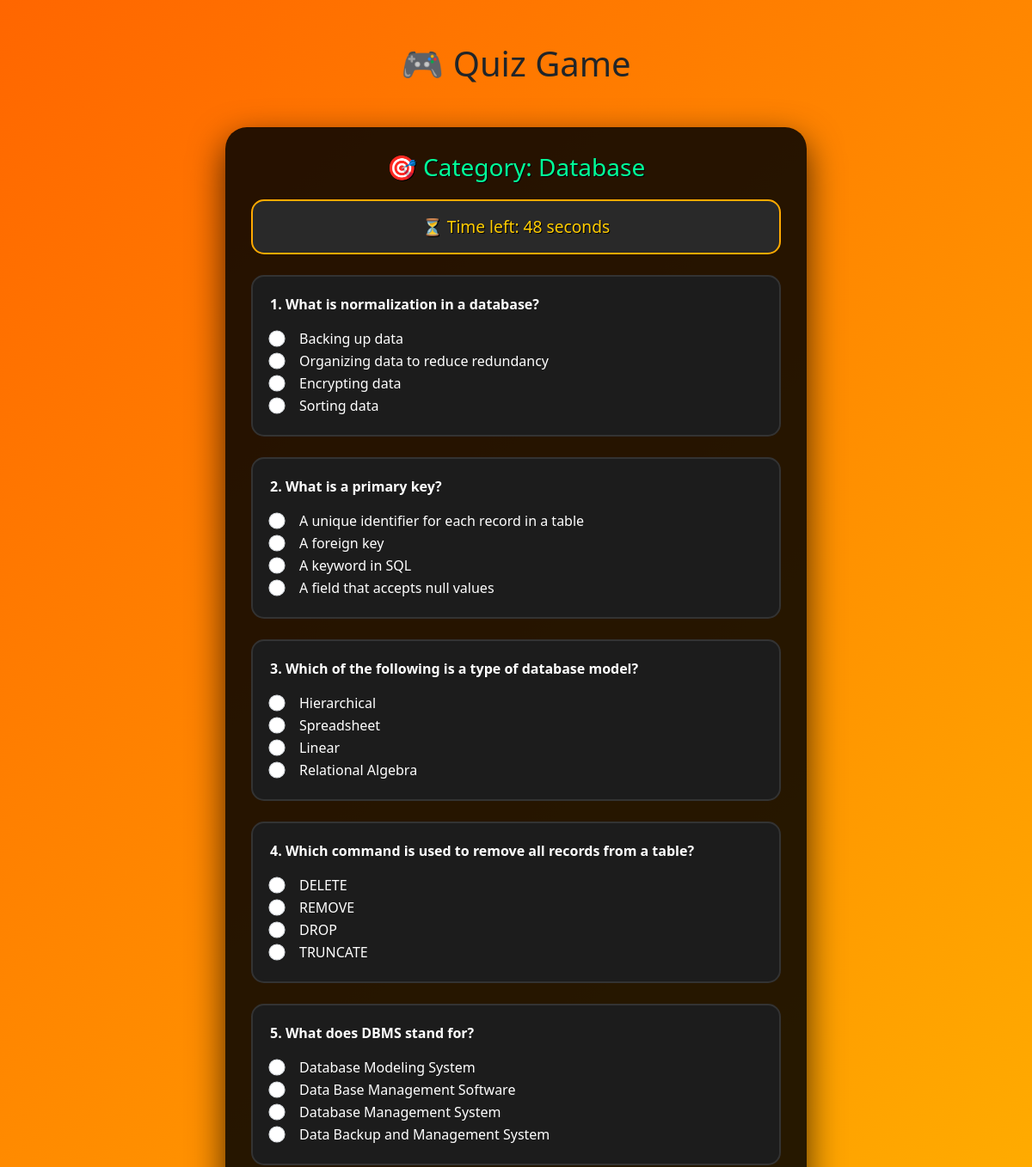
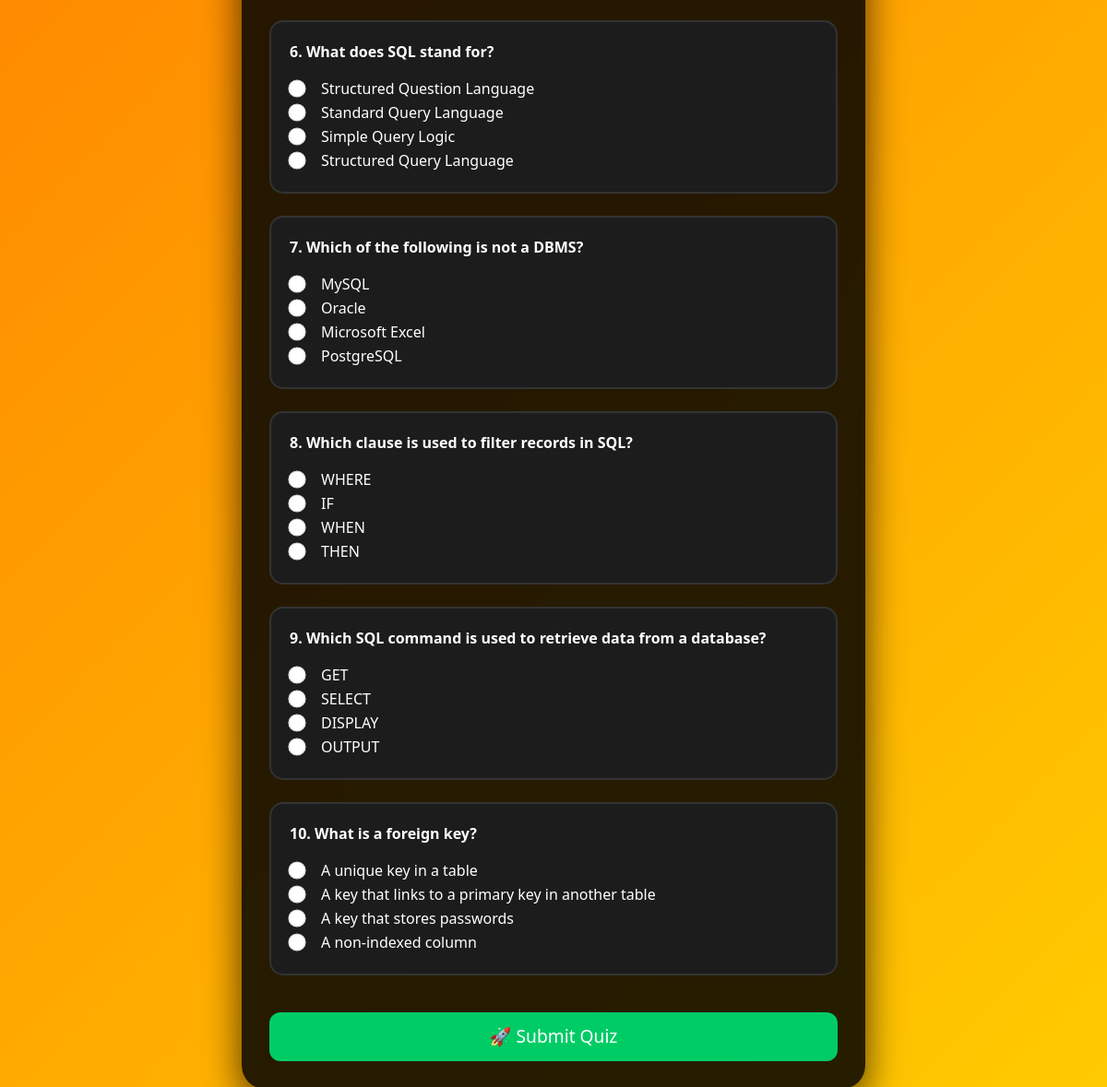
Page /quiz/Database (signed in) on the committed database (2 pictures, top to bottom).
### main.py (models this page shows)
class Question(db.Model):
    id = db.Column(db.Integer, primary_key=True)
    question = db.Column(db.String(255), nullable=False)
    option1 = db.Column(db.String(100), nullable=False)
    option2 = db.Column(db.String(100), nullable=False)
    option3 = db.Column(db.String(100), nullable=False)
    option4 = db.Column(db.String(100), nullable=False)
    answer = db.Column(db.String(100), nullable=False)
    category = db.Column(db.String(100), nullable=False)

### main.py (the view, shortened to what this page needs)
@app.route('/quiz/<category>', methods=['GET', 'POST'])
@login_required
def quiz(category):
    questions = Question.query.filter_by(category=category).all()
    random.shuffle(questions)
    return render_template('quiz.html', questions=questions, category=category)

### main.py (called while the page is built)
@login_manager.user_loader
def load_user(user_id):
    return User.query.get(int(user_id))

### templates/quiz.html (shortened to what this page needs)
{% extends "base.html" %}
{% block content %}
<!DOCTYPE html>
<html lang="en">
<head>
</head>
<body>
  <form id="quiz-form" method="post">
    <div class="quiz-card">
      <h3 class="text-center">🎯 Category: {{ category }}</h3>
      <div class="alert alert-info text-center mb-4">
        ⏳ Time left: <span id="timer">50</span> seconds
      </div>
      {% for q in questions %}
      <div class="mb-4 question-block">
        <p><strong>{{ loop.index }}. {{ q.question }}</strong></p>
        <div class="form-check">
          <input class="form-check-input" type="radio" name="{{ q.id }}" value="{{ q.option1 }}" required>
          <label class="form-check-label">{{ q.option1 }}</label>
        </div>
        <div class="form-check">
          <input class="form-check-input" type="radio" name="{{ q.id }}" value="{{ q.option2 }}">
          <label class="form-check-label">{{ q.option2 }}</label>
        </div>
        <div class="form-check">
          <input class="form-check-input" type="radio" name="{{ q.id }}" value="{{ q.option3 }}">
          <label class="form-check-label">{{ q.option3 }}</label>
        </div>
        <div class="form-check">
          <input class="form-check-input" type="radio" name="{{ q.id }}" value="{{ q.option4 }}">
          <label class="form-check-label">{{ q.option4 }}</label>
        </div>
      </div>
      {% endfor %}
      <button type="submit" class="btn btn-success w-100 mt-3">🚀 Submit Quiz</button>
    </div>
  </form>
</body>
</html>
{% endblock %}

### templates/base.html (style rules this page uses)
body { padding-top: 50px; background: #f8f9fa; }

### templates/quiz.html (style rules this page uses)
body { background: linear-gradient(135deg, #ff6600, #ffcc00, #00ccff, #ff66cc); background-size: 300% 300%; animation: bgAnim 10s ease infinite; font-family: 'Segoe UI', sans-serif; }
.quiz-card { background: rgba(0, 0, 0, 0.85); padding: 30px; border-radius: 25px; box-shadow: 0 15px 40px rgba(0, 0, 0, 0.7); color: #fff; max-width: 850px; margin: 50px auto; }
.quiz-card h3 { color: #00ff99; text-shadow: 1px 1px #000; margin-bottom: 20px; }
.question-block { background-color: #1c1c1c; border: 2px solid #333; padding: 20px; margin-bottom: 20px; border-radius: 15px; transition: transform 0.2s; }
.form-check-label { margin-left: 10px; font-size: 1rem; }
.btn-success { background-color: #00cc66; border: none; font-size: 1.2rem; padding: 12px; border-radius: 12px; transition: 0.3s ease-in-out; }
.alert-info { background-color: #292929; color: #ffcc00; font-size: 1.2rem; border-radius: 15px; border: 2px solid #ffaa00; text-shadow: 1px 1px #000; }
input[type="radio"] { transform: scale(1.2); accent-color: #00ccff; }

### rows in the picture
Question: question "What is normalization in a database?", option1 "Backing up data", option2 "Organizing data to reduce redundancy", option3 "Encrypting data", option4 "Sorting data"
Question: question "What is a primary key?", option1 "A unique identifier for each record in a table", option2 "A foreign key", option3 "A keyword in SQL", option4 "A field that accepts null values"
Question: question "Which of the following is a type of database model?", option1 "Hierarchical", option2 "Spreadsheet", option3 "Linear", option4 "Relational Algebra"
Question: question "Which command is used to remove all records from a table?", option1 "DELETE", option2 "REMOVE", option3 "DROP", option4 "TRUNCATE"
Question: question "What does DBMS stand for?", option1 "Database Modeling System", option2 "Data Base Management Software", option3 "Database Management System", option4 "Data Backup and Management System"
Question: question "What does SQL stand for?", option1 "Structured Question Language", option2 "Standard Query Language", option3 "Simple Query Logic", option4 "Structured Query Language"
Question: question "Which of the following is not a DBMS?", option1 "MySQL", option2 "Oracle", option3 "Microsoft Excel", option4 "PostgreSQL"
Question: question "Which clause is used to filter records in SQL?", option1 "WHERE", option2 "IF", option3 "WHEN", option4 "THEN"
Question: question "Which SQL command is used to retrieve data from a database?", option1 "GET", option2 "SELECT", option3 "DISPLAY", option4 "OUTPUT"
Question: question "What is a foreign key?", option1 "A unique key in a table", option2 "A key that links to a primary key in another table", option3 "A key that stores passwords", option4 "A non-indexed column"

### other values in the picture
{{ category }} "Database"
